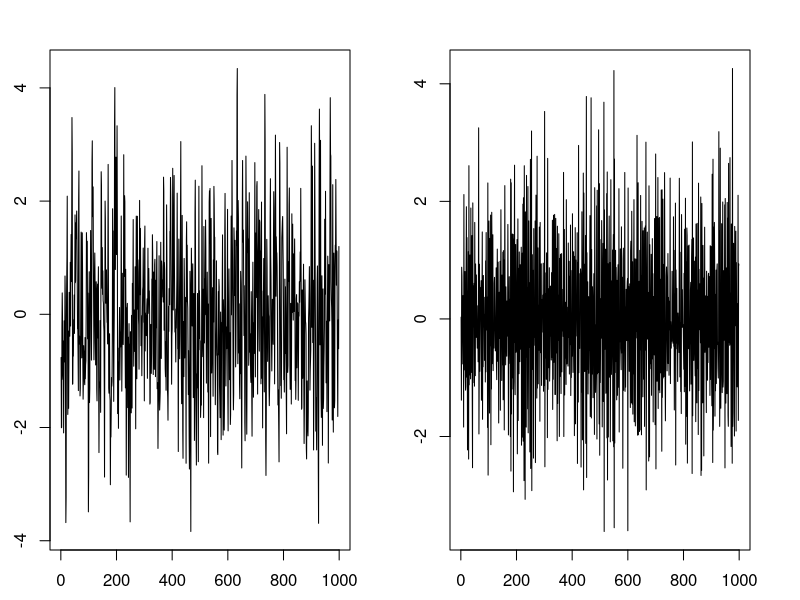
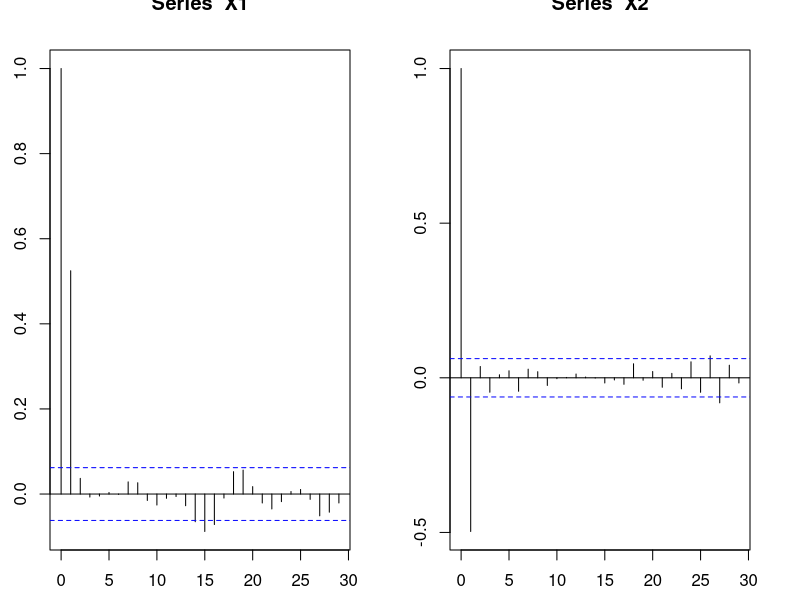

Recreate these plots in R, in order. (Note: this script raises an error after producing the figures.)
## ---- chunk 1
library(nlme)        
library(broom.mixed)
## ---- chunk 2
Z1 = rnorm(1000)
X1 = Z1[-1] + 0.85*Z1[-1000]
X2 = Z1[-1] - 0.85*Z1[-1000]
par(mfrow=c(1,2), mai=rep(0.5, 4))
plot(X1, type="l")
plot(X2, type="l")
## ---- chunk 3
par(mfrow=c(1,2))
acf(X1)
acf(X2)
## ---- chunk 4
tourism <- read_csv(file="../../data/motel.csv")
tourism <- read_csv(file="motel.csv")
tourism <- tourism |>
  mutate(Time = round(time_length(Date - min(Date), unit="month")),
         Month = factor(month(Date, label=TRUE), ordered=FALSE),
         Year = year(Date))
tourism
## ---- chunk 5
tourism.lm <- lm(RoomNights ~ Time + Month, data=tourism)
acf(resid(tourism.lm))
## ---- chunk 6
library(nlme)
## ---- chunk 7
tourism.gls <- gls(RoomNights ~ Time + Month, correlation=corAR1(), data=tourism) 
anova(tourism.gls)
## ---- chunk 8
summary(tourism.gls)
## ---- chunk 9
library(broom.mixed)
list(gls=tourism.gls |> tidy(),
     lm=tourism.lm |> tidy()) |>
  bind_rows(, .id="model") |>
  filter(term == "Time") |>
  select(model, term, estimate, std.error)
## ---- chunk 10
acf(residuals(tourism.gls, type="normalized"))
## ---- chunk 11
# Convert tourism data to tsibble
tourism_ts <- tourism |>
  mutate(Date = as.Date(paste0(Year, "-", month(Date), "-15"))) |>
  as_tsibble(index = Date)

# Fit ETS model
ets_fit <- tourism_ts |>
  model(ETS(RoomNights))

# View model details
report(ets_fit)
## ---- chunk 12
# Fit ARIMA model
arima_fit <- tourism_ts |>
  model(ARIMA(RoomNights))

report(arima_fit)
## ---- chunk 13
# Dynamic regression: regression with ARIMA errors
dyn_reg <- tourism_ts |>
  model(ARIMA(RoomNights ~ Time + Month))

report(dyn_reg)
## ---- chunk 14
# Compare models using accuracy measures
tourism_ts |>
  model(
    ETS = ETS(RoomNights),
    ARIMA = ARIMA(RoomNights),
    Dynamic = ARIMA(RoomNights ~ Time + Month)
  ) |>
  accuracy()
